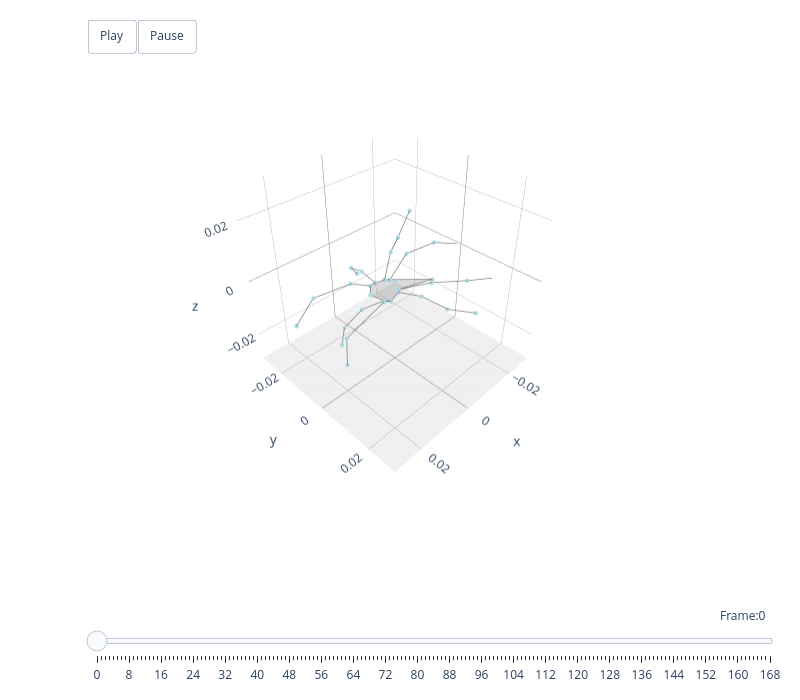

Notebook code cell kept with this figure:
### Code cell
spider3d = Spider3D("../data/mean_spider_shape_carolina.csv")

animate_plotly(spider3d, keypoints)

### Figure 1 — Plotly figure (JSON) as saved in the notebook; plotly's stock layout.template omitted (floating-point values rounded to 4 significant figures)
{"data": [{"hoverinfo": "none", "line": {"color": "grey", "width": 1.5}, "mode": "lines", "name": "", "type": "scatter3d", "x": [0.02949, 0.02321, 0.01339, 0.006948, 0.01339, 0.02321, 0.02949, 0.02949], "y": [-0.008251, -0.008103, -0.003869, -0.002958, -0.003869, -0.008103, -0.008251, -0.008251], "z": [-0.004056, 0.002059, 0.004046, 0.0005499, 0.004046, 0.002059, -0.004056, -0.004056]}, {"hoverinfo": "none", "line": {"color": "grey", "width": 1.5}, "mode": "lines", "name": "", "type": "scatter3d", "x": [0.003233, 0.007775, 0.008044, 0.004475, 0.008044, 0.007775, 0.003233, 0.003233], "y": [-0.0129, -0.01014, -0.005253, -0.00354, -0.005253, -0.01014, -0.0129, -0.0129], "z": [-0.001854, 0.003677, 0.004993, 8.336e-05, 0.004993, 0.003677, -0.001854, -0.001854]}, {"hoverinfo": "none", "line": {"color": "grey", "width": 1.5}, "mode": "lines", "name": "", "type": "scatter3d", "x": [-0.02065, -0.01009, -0.003108, 0.00133, -0.003108, -0.01009, -0.02065, -0.02065], "y": [-0.01413, -0.008873, -0.004917, -0.002992, -0.004917, -0.008873, -0.01413, -0.01413], "z": [0.01013, 0.006904, 0.006574, -6.484e-05, 0.006574, 0.006904, 0.01013, 0.01013]}, {"hoverinfo": "none", "line": {"color": "grey", "width": 1.5}, "mode": "lines", "name": "", "type": "scatter3d", "x": [-0.03724, -0.02099, -0.008838, -0.0001538, -0.008838, -0.02099, -0.03724, -0.03724], "y": [-9.59e-05, -0.003658, -0.00397, -0.002285, -0.00397, -0.003658, -9.59e-05, -9.59e-05], "z": [-0.003496, 0.002784, 0.003958, -0.0004342, 0.003958, 0.002784, -0.003496, -0.003496]}, {"hoverinfo": "none", "line": {"color": "grey", "width": 1.5}, "mode": "lines", "name": "", "type": "scatter3d", "x": [-0.03511, -0.02044, -0.007617, 0.0008953, -0.007617, -0.02044, -0.03511, -0.03511], "y": [0.0145, 0.01073, 0.007398, 0.002257, 0.007398, 0.01073, 0.0145, 0.0145], "z": [-0.008334, -0.004395, -0.0004533, -0.001081, -0.0004533, -0.004395, -0.008334, -0.008334]}, {"hoverinfo": "none", "line": {"color": "grey", "width": 1.5}, "mode": "lines", "name": "", "type": "scatter3d", "x": [-0.01323, -0.005823, -0.0004107, 0.002298, -0.0004107, -0.005823, -0.01323, -0.01323], "y": [0.01996, 0.01537, 0.01014, 0.003607, 0.01014, 0.01537, 0.01996, 0.01996], "z": [-0.007788, -0.004835, -0.0001511, -0.0006782, -0.0001511, -0.004835, -0.007788, -0.007788]}, {"hoverinfo": "none", "line": {"color": "grey", "width": 1.5}, "mode": "lines", "name": "", "type": "scatter3d", "x": [0.02633, 0.02396, 0.01017, 0.005049, 0.01017, 0.02396, 0.02633, 0.02633], "y": [0.008721, 0.006177, 0.005989, 0.003498, 0.005989, 0.006177, 0.008721, 0.008721], "z": [-0.009237, -0.003004, 0.001415, -0.002459, 0.001415, -0.003004, -0.009237, -0.009237]}, {"hoverinfo": "none", "line": {"color": "grey", "width": 1.5}, "mode": "lines", "name": "", "type": "scatter3d", "x": [0.02489, 0.02242, 0.01498, 0.006802, 0.01498, 0.02242, 0.02489, 0.02489], "y": [0.005184, 0.003562, 0.00231, 0.002413, 0.00231, 0.003562, 0.005184, 0.005184], "z": [-0.005394, -0.001911, -0.0006009, -0.001902, -0.0006009, -0.001911, -0.005394, -0.005394]}, {"color": "grey", "hoverinfo": "none", "opacity": 0.3, "type": "mesh3d", "x": [0.009183, 0.006948, 0.004475, 0.00133, -0.0001538, -0.01465, 0.0008953, 0.002298, 0.005049, 0.006802], "y": [-0.000641, -0.002958, -0.00354, -0.002992, -0.002285, 0.001676, 0.002257, 0.003607, 0.003498, 0.002413], "z": [-0.0002865, 0.0005499, 8.336e-05, -6.484e-05, -0.0004342, -0.005555, -0.001081, -0.0006782, -0.002459, -0.001902]}, {"hoverinfo": "none", "line": {"color": "grey", "width": 1.5}, "mode": "lines", "name": "", "type": "scatter3d", "x": [0.009183, 0.006948, 0.004475, 0.00133, -0.0001538, -0.01465, 0.0008953, 0.002298, 0.005049, 0.006802, 0.009183], "y": [-0.000641, -0.002958, -0.00354, -0.002992, -0.002285, 0.001676, 0.002257, 0.003607, 0.003498, 0.002413, -0.000641], "z": [-0.0002865, 0.0005499, 8.336e-05, -6.484e-05, -0.0004342, -0.005555, -0.001081, -0.0006782, -0.002459, -0.001902, -0.0002865]}, {"hoverinfo": "none", "marker": {"color": "lightblue", "opacity": 1, "size": 2.5}, "mode": "markers", "type": "scatter3d", "x": [0.02949, 0.02321, 0.01339, 0.006948, 0.003233, 0.007775, 0.008044, 0.004475, -0.02065, -0.01009, -0.003108, 0.00133, -0.03724, -0.02099, -0.008838, -0.0001538, -0.03511, -0.02044, -0.007617, 0.0008953, -0.01323, -0.005823, -0.0004107, 0.002298, 0.02633, 0.02396, 0.01017, 0.005049, 0.02489, 0.02242, 0.01498, 0.006802, 0.009183, -1.535e-09, -0.01465], "y": [-0.008251, -0.008103, -0.003869, -0.002958, -0.0129, -0.01014, -0.005253, -0.00354, -0.01413, -0.008873, -0.004917, -0.002992, -9.59e-05, -0.003658, -0.00397, -0.002285, 0.0145, 0.01073, 0.007398, 0.002257, 0.01996, 0.01537, 0.01014, 0.003607, 0.008721, 0.006177, 0.005989, 0.003498, 0.005184, 0.003562, 0.00231, 0.002413, -0.000641, 1.303e-07, 0.001676], "z": [-0.004056, 0.002059, 0.004046, 0.0005499, -0.001854, 0.003677, 0.004993, 8.336e-05, 0.01013, 0.006904, 0.006574, -6.484e-05, -0.003496, 0.002784, 0.003958, -0.0004342, -0.008334, -0.004395, -0.0004533, -0.001081, -0.007788, -0.004835, -0.0001511, -0.0006782, -0.009237, -0.003004, 0.001415, -0.002459, -0.005394, -0.001911, -0.0006009, -0.001902, -0.0002865, -1.567e-06, -0.005555]}], "layout": {"height": 700, "margin": {"b": 10, "l": 10, "r": 20, "t": 10}, "scene": {"aspectmode": "cube", "camera": {"eye": {"x": 1.5, "y": 1.5, "z": 1.5}, "up": {"x": 0, "y": 0, "z": 1}}, "domain": {"x": [0, 1], "y": [0.1, 1]}, "xaxis": {"backgroundcolor": "white", "dtick": 0.1, "gridcolor": "grey", "gridwidth": 0.5, "range": [-0.03, 0.03], "showbackground": true, "tickvals": [-0.02, 0, 0.02], "zerolinecolor": "grey"}, "yaxis": {"backgroundcolor": "white", "dtick": 0.1, "gridcolor": "grey", "gridwidth": 0.5, "range": [-0.03, 0.03], "showbackground": true, "tickvals": [-0.02, 0, 0.02], "zerolinecolor": "grey"}, "zaxis": {"backgroundcolor": "rgba(10, 10, 10, 0.1)", "dtick": 0.1, "gridcolor": "grey", "gridwidth": 0.5, "range": [-0.03, 0.03], "showbackground": true, "tickvals": [-0.02, 0, 0.02], "zerolinecolor": "grey"}}, "showlegend": false, "sliders": [{"active": 0, "currentvalue": {"font": {"size": 12}, "prefix": "Frame:", "visible": true, "xanchor": "right"}, "len": 0.9, "pad": {"b": 10, "t": 50}, "steps": [{"args": [[0], {"frame": {"duration": 300, "redraw": true}, "mode": "immediate", "transition": {"duration": 300}}], "label": "0", "method": "animate"}, {"args": [[1], {"frame": {"duration": 300, "redraw": true}, "mode": "immediate", "transition": {"duration": 300}}], "label": "1", "method": "animate"}, {"args": [[2], {"frame": {"duration": 300, "redraw": true}, "mode": "immediate", "transition": {"duration": 300}}], "label": "2", "method": "animate"}, {"args": [[3], {"frame": {"duration": 300, "redraw": true}, "mode": "immediate", "transition": {"duration": 300}}], "label": "3", "method": "animate"}, {"args": [[4], {"frame": {"duration": 300, "redraw": true}, "mode": "immediate", "transition": {"duration": 300}}], "label": "4", "method": "animate"}, {"args": [[5], {"frame": {"duration": 300, "redraw": true}, "mode": "immediate", "transition": {"duration": 300}}], "label": "5", "method": "animate"}, {"args": [[6], {"frame": {"duration": 300, "redraw": true}, "mode": "immediate", "transition": {"duration": 300}}], "label": "6", "method": "animate"}, {"args": [[7], {"frame": {"duration": 300, "redraw": true}, "mode": "immediate", "transition": {"duration": 300}}], "label": "7", "method": "animate"}, {"args": [[8], {"frame": {"duration": 300, "redraw": true}, "mode": "immediate", "transition": {"duration": 300}}], "label": "8", "method": "animate"}, {"args": [[9], {"frame": {"duration": 300, "redraw": true}, "mode": "immediate", "transition": {"duration": 300}}], "label": "9", "method": "animate"}, {"args": [[10], {"frame": {"duration": 300, "redraw": true}, "mode": "immediate", "transition": {"duration": 300}}], "label": "10", "method": "animate"}, {"args": [[11], {"frame": {"duration": 300, "redraw": true}, "mode": "immediate", "transition": {"duration": 300}}], "label": "11", "method": "animate"}, {"args": [[12], {"frame": {"duration": 300, "redraw": true}, "mode": "immediate", "transition": {"duration": 300}}], "label": "12", "method": "animate"}, {"args": [[13], {"frame": {"duration": 300, "redraw": true}, "mode": "immediate", "transition": {"duration": 300}}], "label": "13", "method": "animate"}, {"args": [[14], {"frame": {"duration": 300, "redraw": true}, "mode": "immediate", "transition": {"duration": 300}}], "label": "14", "method": "animate"}, {"args": [[15], {"frame": {"duration": 300, "redraw": true}, "mode": "immediate", "transition": {"duration": 300}}], "label": "15", "method": "animate"}, {"args": [[16], {"frame": {"duration": 300, "redraw": true}, "mode": "immediate", "transition": {"duration": 300}}], "label": "16", "method": "animate"}, {"args": [[17], {"frame": {"duration": 300, "redraw": true}, "mode": "immediate", "transition": {"duration": 300}}], "label": "17", "method": "animate"}, {"args": [[18], {"frame": {"duration": 300, "redraw": true}, "mode": "immediate", "transition": {"duration": 300}}], "label": "18", "method": "animate"}, {"args": [[19], {"frame": {"duration": 300, "redraw": true}, "mode": "immediate", "transition": {"duration": 300}}], "label": "19", "method": "animate"}, {"args": [[20], {"frame": {"duration": 300, "redraw": true}, "mode": "immediate", "transition": {"duration": 300}}], "label": "20", "method": "animate"}, {"args": [[21], {"frame": {"duration": 300, "redraw": true}, "mode": "immediate", "transition": {"duration": 300}}], "label": "21", "method": "animate"}, {"args": [[22], {"frame": {"duration": 300, "redraw": true}, "mode": "immediate", "transition": {"duration": 300}}], "label": "22", "method": "animate"}, {"args": [[23], {"frame": {"duration": 300, "redraw": true}, "mode": "immediate", "transition": {"duration": 300}}], "label": "23", "method": "animate"}, {"args": [[24], {"frame": {"duration": 300, "redraw": true}, "mode": "immediate", "transition": {"duration": 300}}], "label": "24", "method": "animate"}, {"args": [[25], {"frame": {"duration": 300, "redraw": true}, "mode": "immediate", "transition": {"duration": 300}}], "label": "25", "method": "animate"}, {"args": [[26], {"frame": {"duration": 300, "redraw": true}, "mode": "immediate", "transition": {"duration": 300}}], "label": "26", "method": "animate"}, {"args": [[27], {"frame": {"duration": 300, "redraw": true}, "mode": "immediate", "transition": {"duration": 300}}], "label": "27", "method": "animate"}, {"args": [[28], {"frame": {"duration": 300, "redraw": true}, "mode": "immediate", "transition": {"duration": 300}}], "label": "28", "method": "animate"}, {"args": [[29], {"frame": {"duration": 300, "redraw": true}, "mode": "immediate", "transition": {"duration": 300}}], "label": "29", "method": "animate"}, {"args": [[30], {"frame": {"duration": 300, "redraw": true}, "mode": "immediate", "transition": {"duration": 300}}], "label": "30", "method": "animate"}, {"args": [[31], {"frame": {"duration": 300, "redraw": true}, "mode": "immediate", "transition": {"duration": 300}}], "label": "31", "method": "animate"}, {"args": [[32], {"frame": {"duration": 300, "redraw": true}, "mode": "immediate", "transition": {"duration": 300}}], "label": "32", "method": "animate"}, {"args": [[33], {"frame": {"duration": 300, "redraw": true}, "mode": "immediate", "transition": {"duration": 300}}], "label": "33", "method": "animate"}, {"args": [[34], {"frame": {"duration": 300, "redraw": true}, "mode": "immediate", "transition": {"duration": 300}}], "label": "34", "method": "animate"}, {"args": [[35], {"frame": {"duration": 300, "redraw": true}, "mode": "immediate", "transition": {"duration": 300}}], "label": "35", "method": "animate"}, {"args": [[36], {"frame": {"duration": 300, "redraw": true}, "mode": "immediate", "transition": {"duration": 300}}], "label": "36", "method": "animate"}, {"args": [[37], {"frame": {"duration": 300, "redraw": true}, "mode": "immediate", "transition": {"duration": 300}}], "label": "37", "method": "animate"}, {"args": [[38], {"frame": {"duration": 300, "redraw": true}, "mode": "immediate", "transition": {"duration": 300}}], "label": "38", "method": "animate"}, {"args": [[39], {"frame": {"duration": 300, "redraw": true}, "mode": "immediate", "transition": {"duration": 300}}], "label": "39", "method": "animate"}, {"args": [[40], {"frame": {"duration": 300, "redraw": true}, "mode": "immediate", "transition": {"duration": 300}}], "label": "40", "method": "animate"}, {"args": [[41], {"frame": {"duration": 300, "redraw": true}, "mode": "immediate", "transition": {"duration": 300}}], "label": "41", "method": "animate"}, {"args": [[42], {"frame": {"duration": 300, "redraw": true}, "mode": "immediate", "transition": {"duration": 300}}], "label": "42", "method": "animate"}, {"args": [[43], {"frame": {"duration": 300, "redraw": true}, "mode": "immediate", "transition": {"duration": 300}}], "label": "43", "method": "animate"}, {"args": [[44], {"frame": {"duration": 300, "redraw": true}, "mode": "immediate", "transition": {"duration": 300}}], "label": "44", "method": "animate"}, {"args": [[45], {"frame": {"duration": 300, "redraw": true}, "mode": "immediate", "transition": {"duration": 300}}], "label": "45", "method": "animate"}, {"args": [[46], {"frame": {"duration": 300, "redraw": true}, "mode": "immediate", "transition": {"duration": 300}}], "label": "46", "method": "animate"}, {"args": [[47], {"frame": {"duration": 300, "redraw": true}, "mode": "immediate", "transition": {"duration": 300}}], "label": "47", "method": "animate"}, {"args": [[48], {"frame": {"duration": 300, "redraw": true}, "mode": "immediate", "transition": {"duration": 300}}], "label": "48", "method": "animate"}, {"args": [[49], {"frame": {"duration": 300, "redraw": true}, "mode": "immediate", "transition": {"duration": 300}}], "label": "49", "method": "animate"}, {"args": [[50], {"frame": {"duration": 300, "redraw": true}, "mode": "immediate", "transition": {"duration": 300}}], "label": "50", "method": "animate"}, {"args": [[51], {"frame": {"duration": 300, "redraw": true}, "mode": "immediate", "transition": {"duration": 300}}], "label": "51", "method": "animate"}, {"args": [[52], {"frame": {"duration": 300, "redraw": true}, "mode": "immediate", "transition": {"duration": 300}}], "label": "52", "method": "animate"}, {"args": [[53], {"frame": {"duration": 300, "redraw": true}, "mode": "immediate", "transition": {"duration": 300}}], "label": "53", "method": "animate"}, {"args": [[54], {"frame": {"duration": 300, "redraw": true}, "mode": "immediate", "transition": {"duration": 300}}], "label": "54", "method": "animate"}, {"args": [[55], {"frame": {"duration": 300, "redraw": true}, "mode": "immediate", "transition": {"duration": 300}}], "label": "55", "method": "animate"}, {"args": [[56], {"frame": {"duration": 300, "redraw": true}, "mode": "immediate", "transition": {"duration": 300}}], "label": "56", "method": "animate"}, {"args": [[57], {"frame": {"duration": 300, "redraw": true}, "mode": "immediate", "transition": {"duration": 300}}], "label": "57", "method": "animate"}, {"args": [[58], {"frame": {"duration": 300, "redraw": true}, "mode": "immediate", "transition": {"duration": 300}}], "label": "58", "method": "animate"}, {"args": [[59], {"frame": {"duration": 300, "redraw": true}, "mode": "immediate", "transition": {"duration": 300}}], "label": "59", "method": "animate"}, {"args": [[60], {"frame": {"duration": 300, "redraw": true}, "mode": "immediate", "transition": {"duration": 300}}], "label": "60", "method": "animate"}, {"args": [[61], {"frame": {"duration": 300, "redraw": true}, "mode": "immediate", "transition": {"duration": 300}}], "label": "61", "method": "animate"}, {"args": [[62], {"frame": {"duration": 300, "redraw": true}, "mode": "immediate", "transition": {"duration": 300}}], "label": "62", "method": "animate"}, {"args": [[63], {"frame": {"duration": 300, "redraw": true}, "mode": "immediate", "transition": {"duration": 300}}], "label": "63", "method": "animate"}, {"args": [[64], {"frame": {"duration": 300, "redraw": true}, "mode": "immediate", "transition": {"duration": 300}}], "label": "64", "method": "animate"}, {"args": [[65], {"frame": {"duration": 300, "redraw": true}, "mode": "immediate", "transition": {"duration": 300}}], "label": "65", "method": "animate"}, {"args": [[66], {"frame": {"duration": 300, "redraw": true}, "mode": "immediate", "transition": {"duration": 300}}], "label": "66", "method": "animate"}, {"args": [[67], {"frame": {"duration": 300, "redraw": true}, "mode": "immediate", "transition": {"duration": 300}}], "label": "67", "method": "animate"}, {"args": [[68], {"frame": {"duration": 300, "redraw": true}, "mode": "immediate", "transition": {"duration": 300}}], "label": "68", "method": "animate"}, {"args": [[69], {"frame": {"duration": 300, "redraw": true}, "mode": "immediate", "transition": {"duration": 300}}], "label": "69", "method": "animate"}, {"args": [[70], {"frame": {"duration": 300, "redraw": true}, "mode": "immediate", "transition": {"duration": 300}}], "label": "70", "method": "animate"}, {"args": [[71], {"frame": {"duration": 300, "redraw": true}, "mode": "immediate", "transition": {"duration": 300}}], "label": "71", "method": "animate"}, {"args": [[72], {"frame": {"duration": 300, "redraw": true}, "mode": "immediate", "transition": {"duration": 300}}], "label": "72", "method": "animate"}, {"args": [[73], {"frame": {"duration": 300, "redraw": true}, "mode": "immediate", "transition": {"duration": 300}}], "label": "73", "method": "animate"}, {"args": [[74], {"frame": {"duration": 300, "redraw": true}, "mode": "immediate", "transition": {"duration": 300}}], "label": "74", "method": "animate"}, {"args": [[75], {"frame": {"duration": 300, "redraw": true}, "mode": "immediate", "transition": {"duration": 300}}], "label": "75", "method": "animate"}, {"args": [[76], {"frame": {"duration": 300, "redraw": true}, "mode": "immediate", "transition": {"duration": 300}}], "label": "76", "method": "animate"}, {"args": [[77], {"frame": {"duration": 300, "redraw": true}, "mode": "immediate", "transition": {"duration": 300}}], "label": "77", "method": "animate"}, {"args": [[78], {"frame": {"duration": 300, "redraw": true}, "mode": "immediate", "transition": {"duration": 300}}], "label": "78", "method": "animate"}, {"args": [[79], {"frame": {"duration": 300, "redraw": true}, "mode": "immediate", "transition": {"duration": 300}}], "label": "79", "method": "animate"}, {"args": [[80], {"frame": {"duration": 300, "redraw": true}, "mode": "immediate", "transition": {"duration": 300}}], "label": "80", "method": "animate"}, {"args": [[81], {"frame": {"duration": 300, "redraw": true}, "mode": "immediate", "transition": {"duration": 300}}], "label": "81", "method": "animate"}, {"args": [[82], {"frame": {"duration": 300, "redraw": true}, "mode": "immediate", "transition": {"duration": 300}}], "label": "82", "method": "animate"}, {"args": [[83], {"frame": {"duration": 300, "redraw": true}, "mode": "immediate", "transition": {"duration": 300}}], "label": "83", "method": "animate"}, {"args": [[84], {"frame": {"duration": 300, "redraw": true}, "mode": "immediate", "transition": {"duration": 300}}], "label": "84", "method": "animate"}, {"args": [[85], {"frame": {"duration": 300, "redraw": true}, "mode": "immediate", "transition": {"duration": 300}}], "label": "85", "method": "animate"}, {"args": [[86], {"frame": {"duration": 300, "redraw": true}, "mode": "immediate", "transition": {"duration": 300}}], "label": "86", "method": "animate"}, {"args": [[87], {"frame": {"duration": 300, "redraw": true}, "mode": "immediate", "transition": {"duration": 300}}], "label": "87", "method": "animate"}, {"args": [[88], {"frame": {"duration": 300, "redraw": true}, "mode": "immediate", "transition": {"duration": 300}}], "label": "88", "method": "animate"}, {"args": [[89], {"frame": {"duration": 300, "redraw": true}, "mode": "immediate", "transition": {"duration": 300}}], "label": "89", "method": "animate"}, {"args": [[90], {"frame": {"duration": 300, "redraw": true}, "mode": "immediate", "transition": {"duration": 300}}], "label": "90", "method": "animate"}, {"args": [[91], {"frame": {"duration": 300, "redraw": true}, "mode": "immediate", "transition": {"duration": 300}}], "label": "91", "method": "animate"}, {"args": [[92], {"frame": {"duration": 300, "redraw": true}, "mode": "immediate", "transition": {"duration": 300}}], "label": "92", "method": "animate"}, {"args": [[93], {"frame": {"duration": 300, "redraw": true}, "mode": "immediate", "transition": {"duration": 300}}], "label": "93", "method": "animate"}, {"args": [[94], {"frame": {"duration": 300, "redraw": true}, "mode": "immediate", "transition": {"duration": 300}}], "label": "94", "method": "animate"}, {"args": [[95], {"frame": {"duration": 300, "redraw": true}, "mode": "immediate", "transition": {"duration": 300}}], "label": "95", "method": "animate"}, {"args": [[96], {"frame": {"duration": 300, "redraw": true}, "mode": "immediate", "transition": {"duration": 300}}], "label": "96", "method": "animate"}, {"args": [[97], {"frame": {"duration": 300, "redraw": true}, "mode": "immediate", "transition": {"duration": 300}}], "label": "97", "method": "animate"}, {"args": [[98], {"frame": {"duration": 300, "redraw": true}, "mode": "immediate", "transition": {"duration": 300}}], "label": "98", "method": "animate"}, {"args": [[99], {"frame": {"duration": 300, "redraw": true}, "mode": "immediate", "transition": {"duration": 300}}], "label": "99", "method": "animate"}, {"args": [[100], {"frame": {"duration": 300, "redraw": true}, "mode": "immediate", "transition": {"duration": 300}}], "label": "100", "method": "animate"}, {"args": [[101], {"frame": {"duration": 300, "redraw": true}, "mode": "immediate", "transition": {"duration": 300}}], "label": "101", "method": "animate"}, {"args": [[102], {"frame": {"duration": 300, "redraw": true}, "mode": "immediate", "transition": {"duration": 300}}], "label": "102", "method": "animate"}, {"args": [[103], {"frame": {"duration": 300, "redraw": true}, "mode": "immediate", "transition": {"duration": 300}}], "label": "103", "method": "animate"}, {"args": [[104], {"frame": {"duration": 300, "redraw": true}, "mode": "immediate", "transition": {"duration": 300}}], "label": "104", "method": "animate"}, {"args": [[105], {"frame": {"duration": 300, "redraw": true}, "mode": "immediate", "transition": {"duration": 300}}], "label": "105", "method": "animate"}, {"args": [[106], {"frame": {"duration": 300, "redraw": true}, "mode": "immediate", "transition": {"duration": 300}}], "label": "106", "method": "animate"}, {"args": [[107], {"frame": {"duration": 300, "redraw": true}, "mode": "immediate", "transition": {"duration": 300}}], "label": "107", "method": "animate"}, {"args": [[108], {"frame": {"duration": 300, "redraw": true}, "mode": "immediate", "transition": {"duration": 300}}], "label": "108", "method": "animate"}, {"args": [[109], {"frame": {"duration": 300, "redraw": true}, "mode": "immediate", "transition": {"duration": 300}}], "label": "109", "method": "animate"}, {"args": [[110], {"frame": {"duration": 300, "redraw": true}, "mode": "immediate", "transition": {"duration": 300}}], "label": "110", "method": "animate"}, {"args": [[111], {"frame": {"duration": 300, "redraw": true}, "mode": "immediate", "transition": {"duration": 300}}], "label": "111", "method": "animate"}, {"args": [[112], {"frame": {"duration": 300, "redraw": true}, "mode": "immediate", "transition": {"duration": 300}}], "label": "112", "method": "animate"}, {"args": [[113], {"frame": {"duration": 300, "redraw": true}, "mode": "immediate", "transition": {"duration": 300}}], "label": "113", "method": "animate"}, {"args": [[114], {"frame": {"duration": 300, "redraw": true}, "mode": "immediate", "transition": {"duration": 300}}], "label": "114", "method": "animate"}, {"args": [[115], {"frame": {"duration": 300, "redraw": true}, "mode": "immediate", "transition": {"duration": 300}}], "label": "115", "method": "animate"}, {"args": [[116], {"frame": {"duration": 300, "redraw": true}, "mode": "immediate", "transition": {"duration": 300}}], "label": "116", "method": "animate"}, {"args": [[117], {"frame": {"duration": 300, "redraw": true}, "mode": "immediate", "transition": {"duration": 300}}], "label": "117", "method": "animate"}, {"args": [[118], {"frame": {"duration": 300, "redraw": true}, "mode": "immediate", "transition": {"duration": 300}}], "label": "118", "method": "animate"}, {"args": [[119], {"frame": {"duration": 300, "redraw": true}, "mode": "immediate", "transition": {"duration": 300}}], "label": "119", "method": "animate"}, {"args": [[120], {"frame": {"duration": 300, "redraw": true}, "mode": "immediate", "transition": {"duration": 300}}], "label": "120", "method": "animate"}, {"args": [[121], {"frame": {"duration": 300, "redraw": true}, "mode": "immediate", "transition": {"duration": 300}}], "label": "121", "method": "animate"}, {"args": [[122], {"frame": {"duration": 300, "redraw": true}, "mode": "immediate", "transition": {"duration": 300}}], "label": "122", "method": "animate"}, {"args": [[123], {"frame": {"duration": 300, "redraw": true}, "mode": "immediate", "transition": {"duration": 300}}], "label": "123", "method": "animate"}, {"args": [[124], {"frame": {"duration": 300, "redraw": true}, "mode": "immediate", "transition": {"duration": 300}}], "label": "124", "method": "animate"}, {"args": [[125], {"frame": {"duration": 300, "redraw": true}, "mode": "immediate", "transition": {"duration": 300}}], "label": "125", "method": "animate"}, {"args": [[126], {"frame": {"duration": 300, "redraw": true}, "mode": "immediate", "transition": {"duration": 300}}], "label": "126", "method": "animate"}, {"args": [[127], {"frame": {"duration": 300, "redraw": true}, "mode": "immediate", "transition": {"duration": 300}}], "label": "127", "method": "animate"}, {"args": [[128], {"frame": {"duration": 300, "redraw": true}, "mode": "immediate", "transition": {"duration": 300}}], "label": "128", "method": "animate"}, {"args": [[129], {"frame": {"duration": 300, "redraw": true}, "mode": "immediate", "transition": {"duration": 300}}], "label": "129", "method": "animate"}, {"args": [[130], {"frame": {"duration": 300, "redraw": true}, "mode": "immediate", "transition": {"duration": 300}}], "label": "130", "method": "animate"}, {"args": [[131], {"frame": {"duration": 300, "redraw": true}, "mode": "immediate", "transition": {"duration": 300}}], "label": "131", "method": "animate"}, {"args": [[132], {"frame": {"duration": 300, "redraw": true}, "mode": "immediate", "transition": {"duration": 300}}], "label": "132", "method": "animate"}, {"args": [[133], {"frame": {"duration": 300, "redraw": true}, "mode": "immediate", "transition": {"duration": 300}}], "label": "133", "method": "animate"}, {"args": [[134], {"frame": {"duration": 300, "redraw": true}, "mode": "immediate", "transition": {"duration": 300}}], "label": "134", "method": "animate"}, {"args": [[135], {"frame": {"duration": 300, "redraw": true}, "mode": "immediate", "transition": {"duration": 300}}], "label": "135", "method": "animate"}, {"args": [[136], {"frame": {"duration": 300, "redraw": true}, "mode": "immediate", "transition": {"duration": 300}}], "label": "136", "method": "animate"}, {"args": [[137], {"frame": {"duration": 300, "redraw": true}, "mode": "immediate", "transition": {"duration": 300}}], "label": "137", "method": "animate"}, {"args": [[138], {"frame": {"duration": 300, "redraw": true}, "mode": "immediate", "transition": {"duration": 300}}], "label": "138", "method": "animate"}, {"args": [[139], {"frame": {"duration": 300, "redraw": true}, "mode": "immediate", "transition": {"duration": 300}}], "label": "139", "method": "animate"}, {"args": [[140], {"frame": {"duration": 300, "redraw": true}, "mode": "immediate", "transition": {"duration": 300}}], "label": "140", "method": "animate"}, {"args": [[141], {"frame": {"duration": 300, "redraw": true}, "mode": "immediate", "transition": {"duration": 300}}], "label": "141", "method": "animate"}, {"args": [[142], {"frame": {"duration": 300, "redraw": true}, "mode": "immediate", "transition": {"duration": 300}}], "label": "142", "method": "animate"}, {"args": [[143], {"frame": {"duration": 300, "redraw": true}, "mode": "immediate", "transition": {"duration": 300}}], "label": "143", "method": "animate"}, {"args": [[144], {"frame": {"duration": 300, "redraw": true}, "mode": "immediate", "transition": {"duration": 300}}], "label": "144", "method": "animate"}, {"args": [[145], {"frame": {"duration": 300, "redraw": true}, "mode": "immediate", "transition": {"duration": 300}}], "label": "145", "method": "animate"}, {"args": [[146], {"frame": {"duration": 300, "redraw": true}, "mode": "immediate", "transition": {"duration": 300}}], "label": "146", "method": "animate"}, {"args": [[147], {"frame": {"duration": 300, "redraw": true}, "mode": "immediate", "transition": {"duration": 300}}], "label": "147", "method": "animate"}, {"args": [[148], {"frame": {"duration": 300, "redraw": true}, "mode": "immediate", "transition": {"duration": 300}}], "label": "148", "method": "animate"}, {"args": [[149], {"frame": {"duration": 300, "redraw": true}, "mode": "immediate", "transition": {"duration": 300}}], "label": "149", "method": "animate"}, {"args": [[150], {"frame": {"duration": 300, "redraw": true}, "mode": "immediate", "transition": {"duration": 300}}], "label": "150", "method": "animate"}, {"args": [[151], {"frame": {"duration": 300, "redraw": true}, "mode": "immediate", "transition": {"duration": 300}}], "label": "151", "method": "animate"}, {"args": [[152], {"frame": {"duration": 300, "redraw": true}, "mode": "immediate", "transition": {"duration": 300}}], "label": "152", "method": "animate"}, {"args": [[153], {"frame": {"duration": 300, "redraw": true}, "mode": "immediate", "transition": {"duration": 300}}], "label": "153", "method": "animate"}, {"args": [[154], {"frame": {"duration": 300, "redraw": true}, "mode": "immediate", "transition": {"duration": 300}}], "label": "154", "method": "animate"}, {"args": [[155], {"frame": {"duration": 300, "redraw": true}, "mode": "immediate", "transition": {"duration": 300}}], "label": "155", "method": "animate"}, {"args": [[156], {"frame": {"duration": 300, "redraw": true}, "mode": "immediate", "transition": {"duration": 300}}], "label": "156", "method": "animate"}, {"args": [[157], {"frame": {"duration": 300, "redraw": true}, "mode": "immediate", "transition": {"duration": 300}}], "label": "157", "method": "animate"}, {"args": [[158], {"frame": {"duration": 300, "redraw": true}, "mode": "immediate", "transition": {"duration": 300}}], "label": "158", "method": "animate"}, {"args": [[159], {"frame": {"duration": 300, "redraw": true}, "mode": "immediate", "transition": {"duration": 300}}], "label": "159", "method": "animate"}, {"args": [[160], {"frame": {"duration": 300, "redraw": true}, "mode": "immediate", "transition": {"duration": 300}}], "label": "160", "method": "animate"}, {"args": [[161], {"frame": {"duration": 300, "redraw": true}, "mode": "immediate", "transition": {"duration": 300}}], "label": "161", "method": "animate"}, {"args": [[162], {"frame": {"duration": 300, "redraw": true}, "mode": "immediate", "transition": {"duration": 300}}], "label": "162", "method": "animate"}, {"args": [[163], {"frame": {"duration": 300, "redraw": true}, "mode": "immediate", "transition": {"duration": 300}}], "label": "163", "method": "animate"}, {"args": [[164], {"frame": {"duration": 300, "redraw": true}, "mode": "immediate", "transition": {"duration": 300}}], "label": "164", "method": "animate"}, {"args": [[165], {"frame": {"duration": 300, "redraw": true}, "mode": "immediate", "transition": {"duration": 300}}], "label": "165", "method": "animate"}, {"args": [[166], {"frame": {"duration": 300, "redraw": true}, "mode": "immediate", "transition": {"duration": 300}}], "label": "166", "method": "animate"}, {"args": [[167], {"frame": {"duration": 300, "redraw": true}, "mode": "immediate", "transition": {"duration": 300}}], "label": "167", "method": "animate"}, {"args": [[168], {"frame": {"duration": 300, "redraw": true}, "mode": "immediate", "transition": {"duration": 300}}], "label": "168", "method": "animate"}], "transition": {"duration": 300, "easing": "cubic-in-out"}, "x": 0.1, "xanchor": "left", "y": 0, "yanchor": "top"}], "updatemenus": [{"buttons": [{"args": [null, {"frame": {"duration": 100, "redraw": true}, "mode": "immediate"}], "label": "Play", "method": "animate"}, {"args": [[null], {"frame": {"duration": 0, "redraw": true}, "mode": "immediate"}], "label": "Pause", "method": "animate"}], "direction": "left", "pad": {"r": 10, "t": 10}, "showactive": false, "type": "buttons", "x": 0.1, "xanchor": "left", "y": 1.1, "yanchor": "top"}], "width": 800}}
